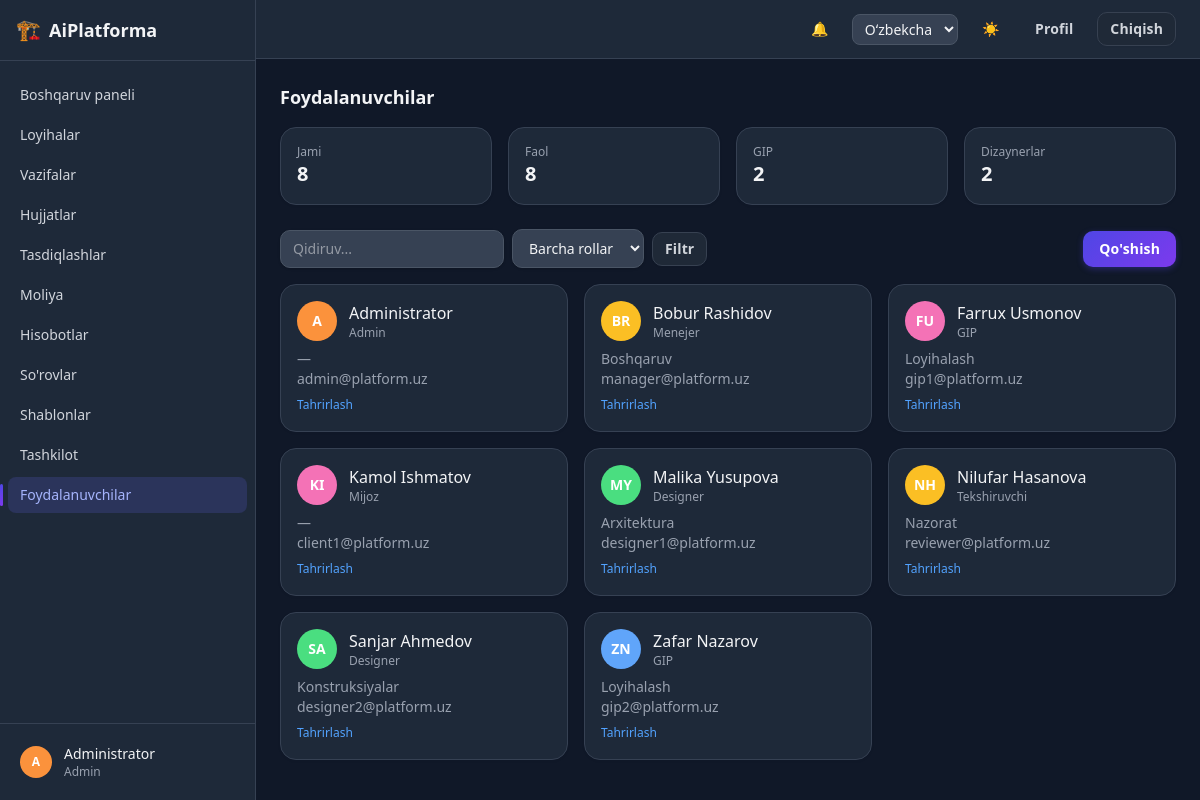
The app's page /accounts/users/ (signed in) with its own data.
### apps/accounts/models.py (models this page shows, shortened)
class User(AbstractBaseUser, PermissionsMixin):
    class Role(models.TextChoices):
        ADMIN = "admin", _("Admin")
        MANAGER = "manager", _("Manager")
        GIP = "gip", _("GIP")
        GIP_ASSISTANT = "gip_assistant", _("GIP assistant")
        DESIGNER = "designer", _("Designer")
        REVIEWER = "reviewer", _("Reviewer")
        CLIENT = "client", _("Client")
    id = models.UUIDField(primary_key=True, default=uuid.uuid4, editable=False)
    email = models.EmailField(unique=True)
    full_name = models.CharField(max_length=255)
    role = models.CharField(max_length=20, choices=Role.choices, default=Role.DESIGNER)
    department = models.CharField(max_length=255, blank=True, null=True)
    phone = models.CharField(max_length=50, blank=True, null=True)
    avatar = models.ImageField(upload_to="avatars/", blank=True, null=True)
    telegram_chat_id = models.CharField(max_length=64, blank=True, null=True)
    is_active = models.BooleanField(default=True)
    is_staff = models.BooleanField(default=False)
    is_verified = models.BooleanField(default=False)
    totp_secret = models.CharField(max_length=64, blank=True, null=True)
    two_factor_enabled = models.BooleanField(default=False)
    created_at = models.DateTimeField(auto_now_add=True)
    updated_at = models.DateTimeField(auto_now=True)
    objects = UserManager()
    USERNAME_FIELD = "email"
    REQUIRED_FIELDS = ["full_name"]
    class Meta:
        ordering = ["full_name"]
    def get_short_name(self):
        return self.full_name.split()[0] if self.full_name else self.email

### apps/accounts/views.py (the view)
# urls.py: path("users/", views.user_list, name="user_list"),
@login_required
def user_list(request):
    users = User.objects.all()
    role = request.GET.get("role")
    if role:
        users = users.filter(role=role)
    search = request.GET.get("search")
    if search:
        users = users.filter(full_name__icontains=search) | users.filter(email__icontains=search)
    return render(request, "accounts/user_list.html", {
        "users": users,
        "role": role or "",
        "search": search or "",
        "roles": User.Role.choices,
        "can_manage": request.user.is_superuser or request.user.role in MANAGE_ROLES,
        "stats": {
            "total": User.objects.count(),
            "active": User.objects.filter(is_active=True).count(),
            "gip": User.objects.filter(role=User.Role.GIP).count(),
            "designer": User.objects.filter(role=User.Role.DESIGNER).count(),
        },
    })

### apps/core/context_processors.py (called while the page is built)
def dark_mode(request):
    return {"dark_mode": getattr(request, "dark_mode", True)}

### apps/core/templatetags/core_extras.py (called while the page is built)
@register.filter
def initials(name):
    if not name:
        return "?"
    parts = str(name).split()
    letters = "".join(p[0] for p in parts[:2] if p)
    return letters.upper() or "?"

@register.filter
def avatar_color(name):
    if not name:
        return _AVATAR_PALETTE[0]
    total = sum(ord(ch) for ch in str(name))
    return _AVATAR_PALETTE[total % len(_AVATAR_PALETTE)]

### templates/accounts/user_list.html (shortened to what this page needs)
{% extends "base.html" %}
{% load i18n core_extras %}
{% block page_title %}{% trans "Users" %}{% endblock %}
{% block content %}
<div class="mb-6 grid grid-cols-2 gap-4 md:grid-cols-4">
  <div class="card p-4"><p class="text-xs text-gray-500 dark:text-gray-400">{% trans "Total" %}</p><p class="text-xl font-semibold">{{ stats.total }}</p></div>
  <div class="card p-4"><p class="text-xs text-gray-500 dark:text-gray-400">{% trans "Active" %}</p><p class="text-xl font-semibold">{{ stats.active }}</p></div>
  <div class="card p-4"><p class="text-xs text-gray-500 dark:text-gray-400">{% trans "GIP" %}</p><p class="text-xl font-semibold">{{ stats.gip }}</p></div>
  <div class="card p-4"><p class="text-xs text-gray-500 dark:text-gray-400">{% trans "Designers" %}</p><p class="text-xl font-semibold">{{ stats.designer }}</p></div>
</div>
<div class="mb-4 flex flex-wrap items-center justify-between gap-3">
  <form method="get" class="flex flex-wrap items-center gap-2">
    <input type="text" name="search" value="{{ search }}" placeholder="{% trans 'Search...' %}" class="field-input w-56">
    <select name="role" onchange="this.form.submit()" class="field-input w-auto">
      <option value="">{% trans "All roles" %}</option>
    </select>
    <button type="submit" class="btn btn-secondary btn-sm">{% trans "Filter" %}</button>
  </form>
  {% if can_manage %}<a href="{% url 'accounts:user_create' %}" class="btn btn-primary btn-md">{% trans "Add" %}</a>{% endif %}
</div>
<div class="grid grid-cols-1 gap-4 sm:grid-cols-2 lg:grid-cols-3">
  {% for u in users %}
    <div class="card p-4">
      <div class="mb-2 flex items-center gap-3">
        <span class="flex h-10 w-10 items-center justify-center rounded-full text-sm font-semibold text-white" style="background-color: {{ u.full_name|avatar_color }};">{{ u.full_name|initials }}</span>
        <div>
          <p class="font-medium">{{ u.full_name }}</p>
          <p class="text-xs text-gray-500 dark:text-gray-400">{{ u.get_role_display }} {% if not u.is_active %}· {% trans "inactive" %}{% endif %}</p>
        </div>
      </div>
      <p class="text-sm text-gray-500 dark:text-gray-400">{{ u.department|default:"—" }}</p>
      <p class="text-sm text-gray-500 dark:text-gray-400">{{ u.email }}</p>
      {% if can_manage %}
        <a href="{% url 'accounts:user_update' u.pk %}" class="mt-2 inline-block text-xs text-blue-600 hover:underline dark:text-blue-400">{% trans "Edit" %}</a>
      {% endif %}
    </div>
  {% empty %}
    <p class="col-span-full text-center text-sm text-gray-500 dark:text-gray-400">{% trans "No users found." %}</p>
  {% endfor %}
</div>
{% endblock %}

### templates/partials/sidebar.html
{% load i18n core_extras %}
<aside class="hidden w-64 shrink-0 flex-col border-r border-gray-200 bg-white dark:border-gray-700 dark:bg-gray-800 md:flex">
  <div class="flex items-center gap-2 border-b border-gray-200 px-4 py-4 dark:border-gray-700">
    <span class="text-xl">🏗️</span>
    <span class="text-lg font-semibold">AiPlatforma</span>
  </div>
  <nav class="flex-1 space-y-1 overflow-y-auto px-2 py-4 text-sm">
    {% url 'core:dashboard' as dashboard_url %}
    <a href="{{ dashboard_url }}" class="flex items-center gap-3 rounded-lg px-3 py-2 font-medium
      {% if request.path == dashboard_url %}bg-blue-50 text-blue-700 dark:bg-blue-950 dark:text-blue-300{% else %}text-gray-600 hover:bg-gray-100 dark:text-gray-300 dark:hover:bg-gray-700{% endif %}">
      {% trans "Dashboard" %}
    </a>
    {% url 'projects:list' as projects_url %}
    <a href="{{ projects_url }}" class="flex items-center gap-3 rounded-lg px-3 py-2 font-medium
      {% if request.path|slice:":9" == "/projects" %}bg-blue-50 text-blue-700 dark:bg-blue-950 dark:text-blue-300{% else %}text-gray-600 hover:bg-gray-100 dark:text-gray-300 dark:hover:bg-gray-700{% endif %}">
      {% trans "Projects" %}
    </a>
    {% url 'tasks:board' as tasks_url %}
    <a href="{{ tasks_url }}" class="flex items-center gap-3 rounded-lg px-3 py-2 font-medium
      {% if request.path|slice:":6" == "/tasks" %}bg-blue-50 text-blue-700 dark:bg-blue-950 dark:text-blue-300{% else %}text-gray-600 hover:bg-gray-100 dark:text-gray-300 dark:hover:bg-gray-700{% endif %}">
      {% trans "Tasks" %}
    </a>
    {% url 'documents:list' as documents_url %}
    <a href="{{ documents_url }}" class="flex items-center gap-3 rounded-lg px-3 py-2 font-medium
      {% if request.path == documents_url %}bg-blue-50 text-blue-700 dark:bg-blue-950 dark:text-blue-300{% else %}text-gray-600 hover:bg-gray-100 dark:text-gray-300 dark:hover:bg-gray-700{% endif %}">
      {% trans "Documents" %}
    </a>
    {% url 'documents:approvals' as approvals_url %}
    <a href="{{ approvals_url }}" class="flex items-center gap-3 rounded-lg px-3 py-2 font-medium
      {% if request.path == approvals_url %}bg-blue-50 text-blue-700 dark:bg-blue-950 dark:text-blue-300{% else %}text-gray-600 hover:bg-gray-100 dark:text-gray-300 dark:hover:bg-gray-700{% endif %}">
      {% trans "Approvals" %}
    </a>
    {% url 'finance:home' as finance_url %}
    <a href="{{ finance_url }}" class="flex items-center gap-3 rounded-lg px-3 py-2 font-medium
      {% if request.path == finance_url %}bg-blue-50 text-blue-700 dark:bg-blue-950 dark:text-blue-300{% else %}text-gray-600 hover:bg-gray-100 dark:text-gray-300 dark:hover:bg-gray-700{% endif %}">
      {% trans "Finance" %}
    </a>
    {% url 'reports:dashboard' as reports_url %}
    <a href="{{ reports_url }}" class="flex items-center gap-3 rounded-lg px-3 py-2 font-medium
      {% if request.path == reports_url %}bg-blue-50 text-blue-700 dark:bg-blue-950 dark:text-blue-300{% else %}text-gray-600 hover:bg-gray-100 dark:text-gray-300 dark:hover:bg-gray-700{% endif %}">
      {% trans "Reports" %}
    </a>
    {% url 'requests_app:list' as requests_url %}
    <a href="{{ requests_url }}" class="flex items-center gap-3 rounded-lg px-3 py-2 font-medium
      {% if request.path|slice:":9" == "/requests" %}bg-blue-50 text-blue-700 dark:bg-blue-950 dark:text-blue-300{% else %}text-gray-600 hover:bg-gray-100 dark:text-gray-300 dark:hover:bg-gray-700{% endif %}">
      {% trans "Requests" %}
    </a>
    {% url 'document_templates:list' as templates_url %}
    <a href="{{ templates_url }}" class="flex items-center gap-3 rounded-lg px-3 py-2 font-medium
      {% if request.path|slice:":10" == "/templates" %}bg-blue-50 text-blue-700 dark:bg-blue-950 dark:text-blue-300{% else %}text-gray-600 hover:bg-gray-100 dark:text-gray-300 dark:hover:bg-gray-700{% endif %}">
      {% trans "Templates" %}
    </a>
    {% url 'organization:list' as organization_url %}
    <a href="{{ organization_url }}" class="flex items-center gap-3 rounded-lg px-3 py-2 font-medium
      {% if request.path == organization_url %}bg-blue-50 text-blue-700 dark:bg-blue-950 dark:text-blue-300{% else %}text-gray-600 hover:bg-gray-100 dark:text-gray-300 dark:hover:bg-gray-700{% endif %}">
      {% trans "Organization" %}
    </a>
    {% url 'accounts:user_list' as users_url %}
    <a href="{{ users_url }}" class="flex items-center gap-3 rounded-lg px-3 py-2 font-medium
      {% if request.path == users_url %}bg-blue-50 text-blue-700 dark:bg-blue-950 dark:text-blue-300{% else %}text-gray-600 hover:bg-gray-100 dark:text-gray-300 dark:hover:bg-gray-700{% endif %}">
      {% trans "Users" %}
    </a>
  </nav>
  <div class="border-t border-gray-200 p-3 dark:border-gray-700">
    <a href="{% url 'accounts:profile' %}" class="flex items-center gap-3 rounded-lg px-2 py-2 hover:bg-gray-100 dark:hover:bg-gray-700">
      <span class="flex h-8 w-8 items-center justify-center rounded-full text-xs font-semibold text-white"
            style="background-color: {{ request.user.full_name|avatar_color }};">
        {{ request.user.full_name|initials }}
      </span>
      <span class="truncate text-sm">
        <span class="block font-medium">{{ request.user.get_short_name }}</span>
        <span class="block text-xs text-gray-500 dark:text-gray-400">{{ request.user.get_role_display }}</span>
      </span>
    </a>
  </div>
</aside>

### static/css/theme.css (style rules this page uses)
:root { --ap-primary: #4f46e5; --ap-primary-2: #7c3aed; --ap-primary-soft: rgba(79, 70, 229, 0.12); --ap-ring: rgba(99, 102, 241, 0.35); }
.btn { position: relative; border-radius: 0.625rem !important; font-weight: 600; letter-spacing: 0.01em; transition: transform .12s ease, box-shadow .15s ease, background-color .15s ease, color .15s ease, border-color .15s ease; outline: none; }
.btn-primary { background-image: linear-gradient(135deg, var(--ap-primary), var(--ap-primary-2)) !important; background-color: var(--ap-primary) !important; color: #fff !important; box-shadow: 0 2px 6px rgba(79, 70, 229, 0.35); }
.btn-secondary { background: #fff !important; color: #334155 !important; border: 1px solid #e2e8f0; box-shadow: 0 1px 2px rgba(15, 23, 42, 0.05); }
.dark .btn-secondary { background: #1f2937 !important; color: #d1d5db !important; border-color: #374151; }
.field-input { border-radius: 0.625rem !important; transition: border-color .15s ease, box-shadow .15s ease; }
.card { border-radius: 1rem !important; box-shadow: 0 1px 3px rgba(15, 23, 42, 0.06); transition: box-shadow .15s ease, transform .15s ease, border-color .15s ease; }
aside nav a { position: relative; transition: background-color .15s ease, color .15s ease; }
aside nav a[class*="bg-blue-50"] { background: var(--ap-primary-soft) !important; color: var(--ap-primary) !important; }
.dark aside nav a[class*="bg-blue-50"] { background: rgba(99, 102, 241, 0.18) !important; color: #a5b4fc !important; }
aside nav a[class*="bg-blue-50"]::before { content: ""; position: absolute; left: -0.5rem; top: 20%; bottom: 20%; width: 3px; border-radius: 9999px; background: linear-gradient(180deg, var(--ap-primary), var(--ap-primary-2)); }

### records on screen
User: user.full_name|initials "A", user.get_short_name "Administrator", user.role "Admin", full_name|initials "A", full_name "Administrator", role "Admin", department "—", email "admin@platform.uz"
User: full_name|initials "BR", full_name "Bobur Rashidov", role "Menejer", department "Boshqaruv", email "manager@platform.uz"
User: full_name|initials "FU", full_name "Farrux Usmonov", role "GIP", department "Loyihalash", email "gip1@platform.uz"
User: full_name|initials "KI", full_name "Kamol Ishmatov", role "Mijoz", department "—", email "client1@platform.uz"
User: full_name|initials "MY", full_name "Malika Yusupova", role "Designer", department "Arxitektura", email "designer1@platform.uz"
User: full_name|initials "NH", full_name "Nilufar Hasanova", role "Tekshiruvchi", department "Nazorat", email "reviewer@platform.uz"
User: full_name|initials "SA", full_name "Sanjar Ahmedov", role "Designer", department "Konstruksiyalar", email "designer2@platform.uz"
User: full_name|initials "ZN", full_name "Zafar Nazarov", role "GIP", department "Loyihalash", email "gip2@platform.uz"

### other values on screen
{{ stats.total }} "8"
{{ stats.active }} "8"
{{ stats.gip }} "2"
{{ stats.designer }} "2"
form field language "Oʻzbekcha"
